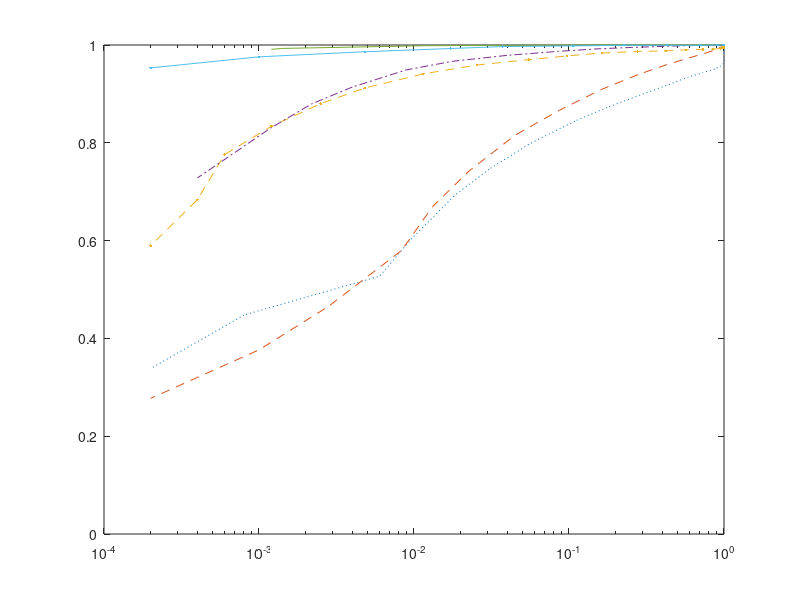

MATLAB code for this plot: (Note: this script raises an error after producing the figure.)
clear
clc
close all

load('new_4_P_fa.mat')
load('new_4_P_d.mat')
load('new_4_P_fa_64.mat')
load('new_4_P_d_64.mat')

SNR=[-5 -4 -2 0];
threshold=0:0.02:1;

P_d(3,2,2)=1;
P_d(7,2,2)=1;
P_d(11,2,2)=1;
P_d(12,2,2)=1;
P_d(13,2,2)=1;
P_d(16,2,2)=0.9988;
P_d(17,2,2)=0.9970;
P_fa(26,2,2)=0.0226;
P_fa(28,2,2)=0.0083;
P_d(18,2,2)=0.9910;
P_d(23,2,2)=0.9090;
%%%%%%%%%%%%%%%%%%%%%%%%%%%%
P_d(15,2,1)=0.961;
P_d(21,2,1)=0.899;
P_d(19,2,1)=0.934;
P_d(22,2,1)=0.873;
P_d(23,2,1)=0.8460;
P_d(24,2,1)=0.799;
P_d(25,2,1)=0.748;
P_fa(26,2,1)=0.0183;
P_fa(27,2,1)=0.0098;
P_fa(28,2,1)=0.006;
%%%%%%%%%%%%%%%%%%%%%%%%%
P_d(23,3,2)=0.9920;
P_d(24,3,2)=0.9870;
P_d(25,3,2)=0.9790;
P_d(27,3,2)=0.9490;
P_fa(27,3,2)=0.0089;
P_fa(28,3,2)=0.004;
P_d(28,3,2)=0.914;
P_d(29,3,2)=0.880;
P_d(30,3,2)=0.831;
P_d(31,3,2)=0.728;
%%%%%%%%%%%%%%%%%%%%%%%%
P_d(22,3,1)=0.9836;
P_d(24,3,1)=0.9701;
P_d(25,3,1)=0.9591;
P_d(26,3,1)=0.9410;
P_fa(25,3,1)=0.0255;
P_fa(26,3,1)=0.0115;
P_fa(27,3,1)=0.0048;
P_d(27,3,1)=0.9120;
P_d(28,3,1)=0.8800;
P_fa(28,3,1)=0.0025;
P_fa(29,3,1)=1.2e-3;
%%%%%%%%%%%%%%%%%%%%%%%%
P_d(1:23,4,1)=1;
P_d(25,4,1)=0.999;


% figure(1)
% semilogy(threshold,P_fa_64(:,1,1))
% hold on
% semilogy(threshold,P_d_64(:,1,1),'--')
% hold on
% semilogy(threshold,P_fa_64(:,1,2))
% hold on
% semilogy(threshold,P_d_64(:,1,2),'--')
% hold on

% P_d(n_thres,n_snr,n_v)
% figure(2)
% plot(threshold,P_d(:,3,1),'o')
% hold on
% plot(threshold,P_fa(:,3,2),'s')
% semilogx(P_fa([1:15],4,1),P_d([1:15],4,1),'o')
% [hc,ht,hcl] = nice_plot(gcf);

figure(3)
semilogx(P_fa(:,2,1),P_d(:,2,1),':')
hold on
semilogx(P_fa(:,2,2),P_d(:,2,2),'--')
hold on

semilogx(P_fa(:,3,1),P_d(:,3,1),'--.')
hold on
semilogx(P_fa(:,3,2),P_d(:,3,2),'-.')
hold on

semilogx(P_fa(:,4,1),P_d(:,4,1),'-')
hold on
% semilogx(P_fa(:,4,2),P_d(:,4,2),'--')
% hold on

semilogx(P_fa_64(:,1,1),P_d_64(:,1,1),'.-')
hold on
% semilogx(P_fa_64(:,1,2),P_d_64(:,1,2),'--')
% hold on

% % semilogx([1e-3 1],[1e-3 1],':')
% % hold on

hold on
semilogx(P_fa(26,2,1),P_d(26,2,1),'+','Color','[0, 0.4470, 0.7410]')
hold on
semilogx(P_fa(27,2,2),P_d(27,2,2),'x','Color','[0.8500, 0.3250, 0.0980]')
% 
% hold on
% semilogx(P_fa([25 27 28 29],3,1),P_d([25 27 28 29],3,1),'s','Color','[0.9290, 0.6940, 0.1250]	')
% hold on
% semilogx(P_fa([25 27 28 29],3,2),P_d([25 27 28 29],3,2),'o','Color','[0.4940, 0.1840, 0.5560]')

semilogx(P_fa([26 29],3,1),P_d([26 29],3,1),'x','Color','[0.9290, 0.6940, 0.1250]	')
hold on
semilogx(P_fa([27 29],3,2),P_d([27 29],3,2),'+','Color','[0.4940, 0.1840, 0.5560]')
% 
hold on
semilogx(P_fa(28,4,1),P_d(28,4,1),'x','Color','[0.4660, 0.6740, 0.1880]')
% hold on
% semilogx(P_fa(28,4,2),P_d(28,4,2),'o','Color','[0.3010, 0.7450, 0.9330]')
hold on
semilogx(P_fa_64(22,1,1),P_d_64(22,1,1),'x','Color','[0.3010, 0.7450, 0.9330]')

 
grid on
[hc1,ht1,hcl1] = nice_plot(gcf);

% text(P_fa(21,2,2)+0.05,P_d(21,2,2),'$\gamma_{16}{=}0.4$','Interpreter','latex','Fontsize',9.5)
% text(P_fa(21,2,1)+0.04,P_d(21,2,1),'$\gamma_{1}{=}0.4$','Interpreter','latex','Fontsize',9.5)
% text(P_fa(23,2,2)+0.02,P_d(23,2,2),'$\gamma_{16}{=}0.44$','Interpreter','latex','Fontsize',9.5)
% text(P_fa(23,2,1)+0.01,P_d(23,2,1),'$\gamma_{1}{=}0.44$','Interpreter','latex','Fontsize',9.5)
% text(P_fa(25,2,2)+0.005,P_d(25,2,2),'$\gamma_{16}{=}0.48$','Interpreter','latex','Fontsize',9.5)
% text(P_fa(25,2,1)+0.004,P_d(25,2,1),'$\gamma_{1}{=}0.48$','Interpreter','latex','Fontsize',9.5)
% text(P_fa(26,2,2)-0.0125,P_d(26,2,2),'$\gamma_{16}{=}0.5$','Interpreter','latex','Fontsize',9.5)
text(P_fa(26,2,1)+0.003,P_d(26,2,1),'$\gamma{=}0.5$','Interpreter','latex','Fontsize',9.5)
text(P_fa(27,2,2)-0.007,P_d(27,2,2),'$\gamma{=}0.52$','Interpreter','latex','Fontsize',9.5)
% text(P_fa(27,2,1)+0.001,P_d(27,2,1)+0.005,'$\gamma_{1}{=}0.52$','Interpreter','latex','Fontsize',9.5)
% 
% text(P_fa(25,3,2)+0.005,P_d(25,3,2),'$\gamma_{16}{=}0.48$','Interpreter','latex','Fontsize',9.5)
text(P_fa(26,3,1)+0.0015,P_d(26,3,1),'$\gamma{=}0.5$','Interpreter','latex','Fontsize',9.5)
text(P_fa(27,3,2)-0.0015,P_d(27,3,2)+0.015,'$\gamma{=}0.52$','Interpreter','latex','Fontsize',9.5)
% text(P_fa(27,3,1)+0.0005,P_d(27,3,1),'$\gamma_{1}{=}0.52$','Interpreter','latex','Fontsize',9.5)
% text(P_fa(28,3,2)-0.0024,P_d(28,3,2),'$\gamma_{16}{=}0.54$','Interpreter','latex','Fontsize',9.5)
% text(P_fa(28,3,1)+0.0003,P_d(28,3,1),'$\gamma_{1}{=}0.54$','Interpreter','latex','Fontsize',9.5)
text(P_fa(29,3,2)-0.0008,P_d(29,3,2)+0.018,'$\gamma{=}0.56$','Interpreter','latex','Fontsize',9.5)
text(P_fa(29,3,1)+0.0001,P_d(29,3,1),'$\gamma{=}0.56$','Interpreter','latex','Fontsize',9.5)
% 
% text(P_fa(28,4,2),P_d(28,4,2)-0.01,'$\gamma_{16}{=}0.54$','Interpreter','latex','Fontsize',9.5)
text(P_fa(28,4,1),P_d(28,4,1)-0.01,'$\gamma{=}0.54$','Interpreter','latex','Fontsize',9.5)

text(P_fa_64(22,1,1),P_d_64(22,1,1)-0.01,'$\gamma{=}0.42$','Interpreter','latex','Fontsize',9.5)

xlab=xlabel('$P_{FA}$','Interpreter', 'LaTeX');
ylab=ylabel('$P_{D}$','Interpreter', 'LaTeX');
lgnd=legend({'$-4$ dB, $L_0{=}32$, $v{=}1$',...
    '$-4$ dB, $L_0{=}32$, $v{=}16$',...
    '$-2$ dB, $L_0{=}32$, $v{=}1$',...
    '$-2$ dB, $L_0{=}32$, $v{=}16$',...
    '$0$ dB, $L_0{=}32$, $v{=}1$',...
    '$-4$ dB, $L_0{=}64$, $v{=}16$',},'Interpreter', 'LaTeX',...
    'Location','southeast');
set(xlab,'FontSize',12);
set(ylab,'FontSize',12);
set(lgnd,'FontSize',9.5);
ylim([0.6 1])
xlim([1e-3 1])
